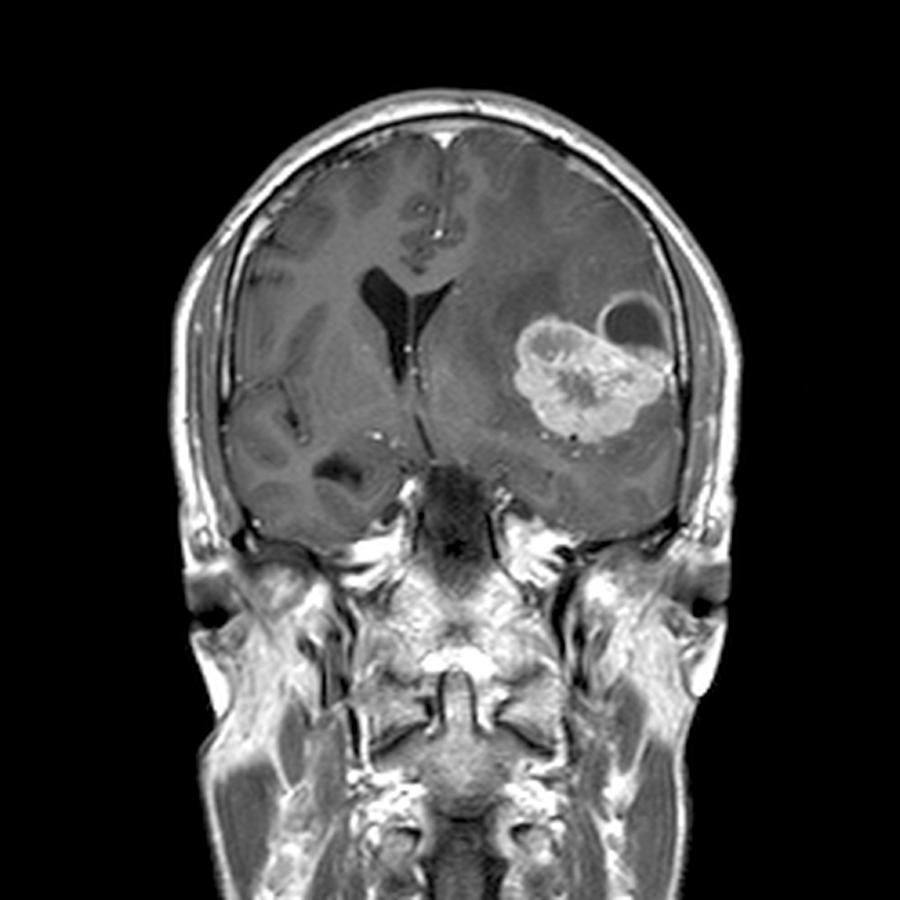
%> input picture brain_2.jpg, 900 x 900 px
$ octave FinalProjectPIM.m   (GNU Octave 9; MATLAB toolbox functions it lacks are replaced by stand-ins)
%> lines starting %> are read from the running program, lines starting %| are printed output that depends on the picture; in (x1, y1, x2, y2) boxes, pixels count from 0 and x2, y2 are one past the last pixel; in counts of white or black regions, pixels touching at a corner belong together; the program's own positions count from 1
disp('Final Project')

disp('Objective: Identify the glioblastoma mass and calculate its perimeter')

% Read the input image
input = imread('brain_2.jpg');
%> input is the input picture: size 900x900 uint8; min 0, max 255, mean 62.4


% Normalize the image to the range [0, 1]
normalized_image = im2double(input);

% Set the gamma value
gamma = 3.0; % Adjust this value as needed

% Apply gamma correction
corrected_image = normalized_image .^ gamma;

% Scale the image back to the range [0, 255]
corrected_image = uint8(corrected_image * 255);
%> corrected_image: size 900x900 uint8

% Display the original and corrected images
figure(1);
subplot(1, 2, 1);
imshow(input);
title('Original Image');

subplot(1, 2, 2);
imshow(corrected_image);
title('Gamma Corrected Image');

%corrected_image=rgb2gray(corrected_image);

%%
disp('Histogram /Thresholding / segmentation / morphorogical');

figure(2)
subplot(2,2,1);
imshow (input);
subplot(2,2,2) ;
imhist (input), axis tight,title('Original') ;


subplot(2,2,3) ;
imshow (corrected_image);
subplot(2,2,4);
imhist (corrected_image), axis tight,title('GAMMA histeq');
%> after `title('GAMMA histeq')`:
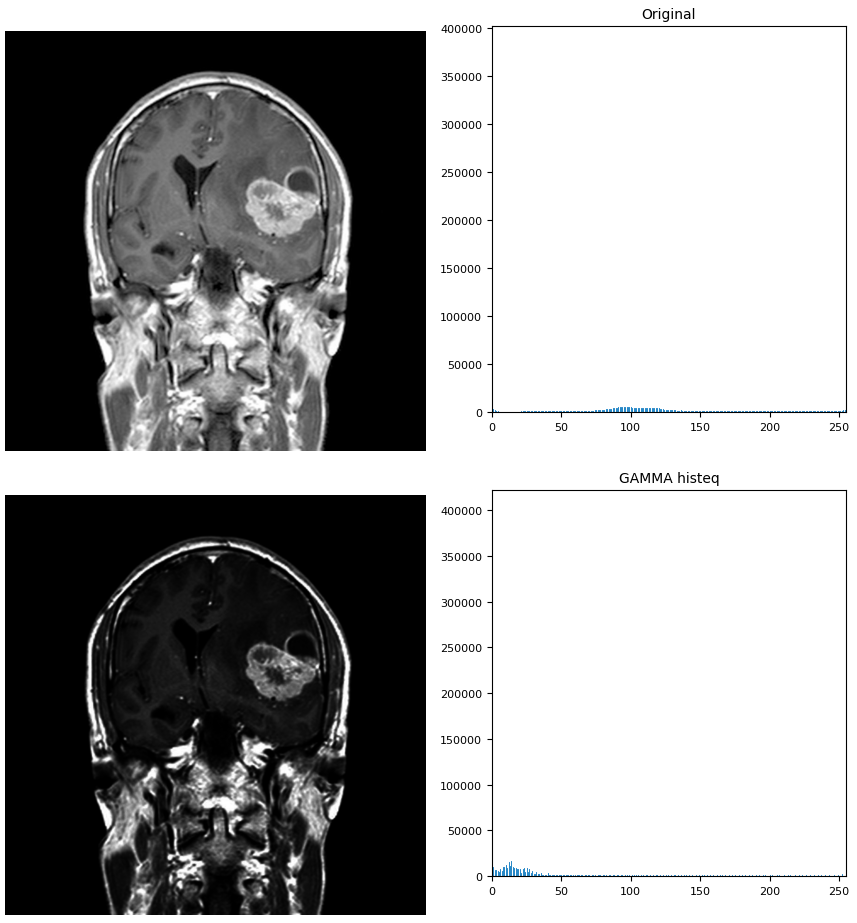
%> figure redrawn from the program's plot data, 4 panels


%%
disp('Thresholding / segmentation');

figure(3);
T1=75;
T2=115;
binarized_manually = (corrected_image > T1) & (corrected_image < T2);
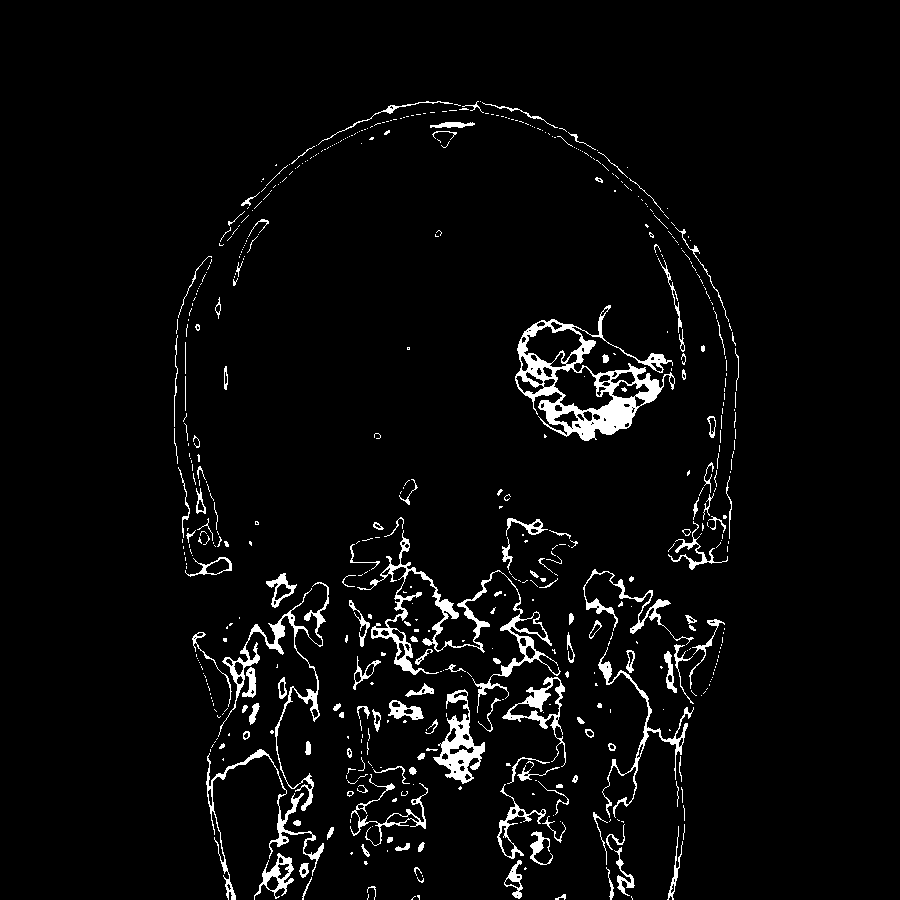
%> binarized_manually: size 900x900 logical; 4% white; 566 white regions (419 under 20 px), largest, box (x1, y1, x2, y2) and area: (515, 305, 675, 441) 5664, (357, 530, 561, 713) 3593, (218, 582, 329, 811) 2155
%binarized_manually2=(corrected_image>90) & (corrected_image<96)  ;
%binarized_manually1=binarized_manually1-binarized_manually2;

subplot(1, 3, 1);
imshow(corrected_image);
title('Gamma Corrected Image');

subplot(1, 3, 2);
imshow(binarized_manually)
title(['Binarized manually Image T1:',num2str(T1),' T2=',num2str(T2)]);

subplot(1, 3, 3);
[labeled1, ~] = bwlabel(binarized_manually, 8);
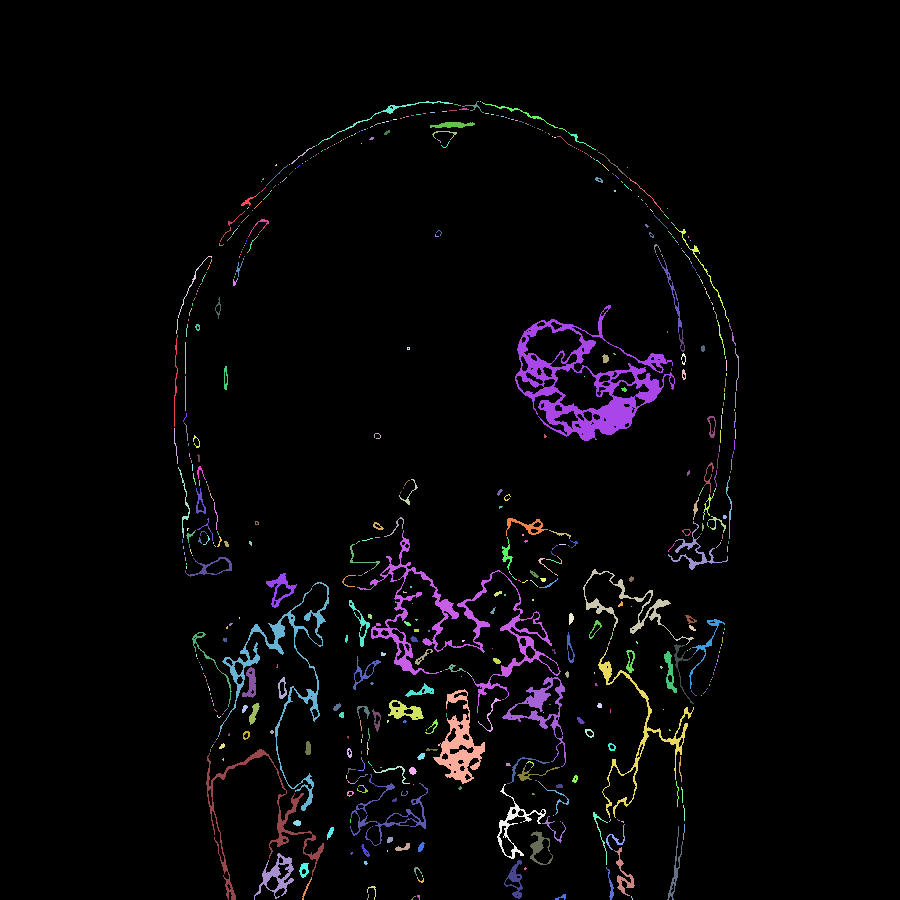
%> labeled1: size 900x900 double; 567 distinct labels, from 0 to 566; one colour per label, 0 black
ARTlabel = label2rgb (labeled1, 'hsv', 'k', 'shuffle');
imshow(ARTlabel)
title('ART');


%%
binaryImage = bwareaopen(binarized_manually, 3800);
%> binaryImage: size 900x900 logical; 0.7% white; 1 white region, box (x1, y1, x2, y2) and area: (515, 305, 675, 441) 5664
binaryImage = imfill(binaryImage, 'holes');
%> binaryImage: size 900x900 logical; 1.3% white; 1 white region, box (x1, y1, x2, y2) and area: (515, 305, 675, 441) 10455


se = strel('disk', 21);
 morphedImage = imclose(binaryImage, se);
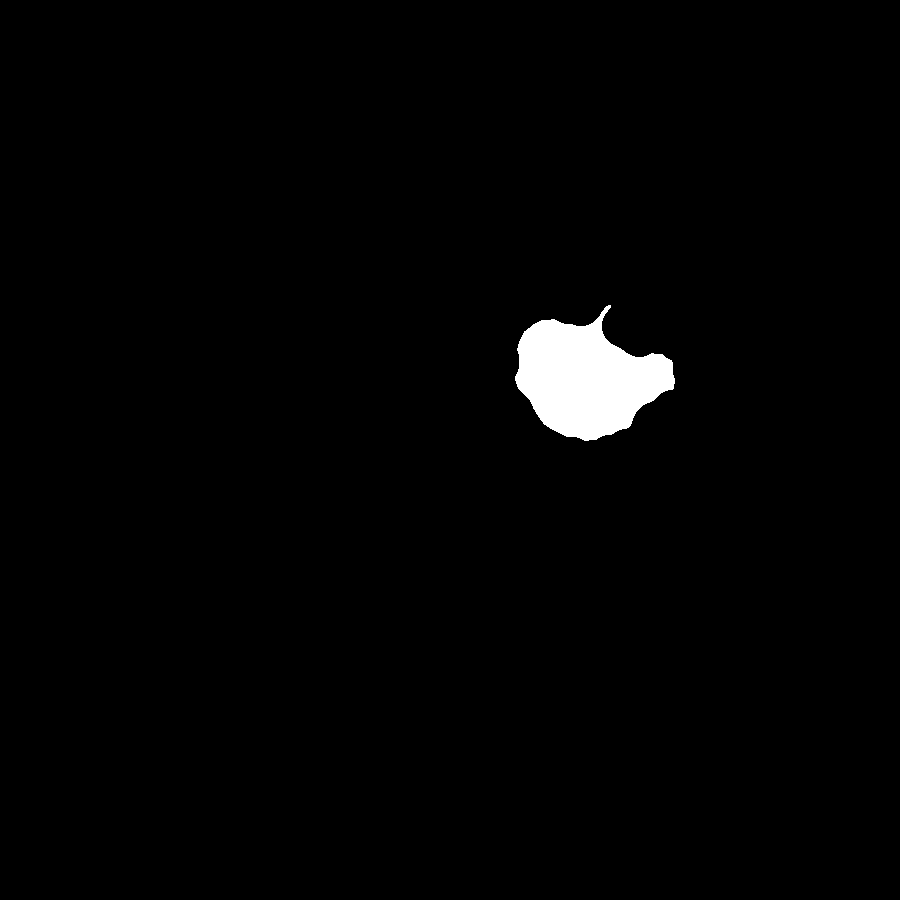
%> morphedImage: size 900x900 logical; 1.6% white; 1 white region, box (x1, y1, x2, y2) and area: (515, 305, 675, 441) 13090
 morphedImage = imopen(morphedImage, se);
%> morphedImage: size 900x900 logical; 1.6% white; 1 white region, box (x1, y1, x2, y2) and area: (517, 320, 672, 440) 12673

% [4 lines of commented-out code are left out]


figure(4)
[labeledImage, numberOfBlobs] = bwlabel(morphedImage, 8);
%> numberOfBlobs = 1


labeledImageRGB = label2rgb (labeledImage, 'hsv', 'k', 'shuffle');
imshow(labeledImageRGB);
subplot(1, 2, 1);
imshow(corrected_image);
title('Gamma Corrected Image');

subplot(1, 2, 2);
imshow(labeledImageRGB);
title('Labeled image');

%%
figure(5)

overlayImage = imfuse(input, labeledImageRGB);
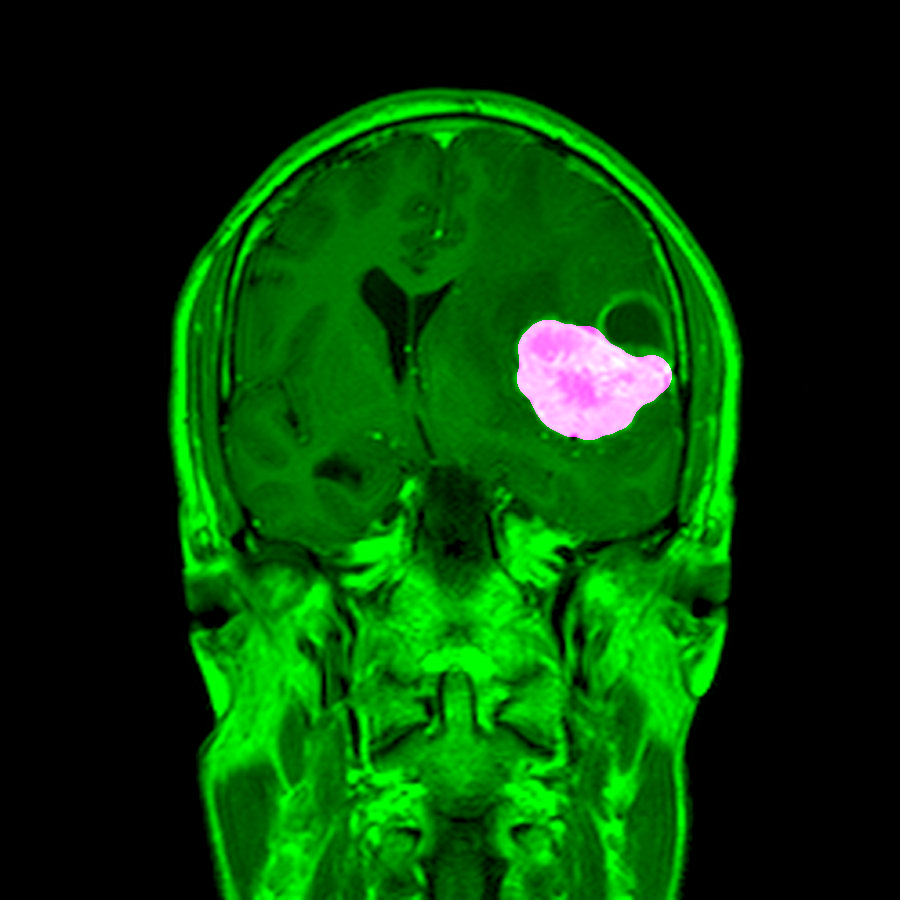
%> overlayImage: size 900x900x3 uint8; mean R, G, B 4, 62.4, 4
imshow(overlayImage);
title('Segmentation Overlay');

%%
%figure(6)
% Calculate the area of each labeled region
regionProps = regionprops(labeledImage, 'Area');
%> regionProps = 1 region; Area: 12673

% Extract the areas from the region properties structure
areas = [regionProps.Area];
%> areas = 12673

% Total area of all labeled regions
totalArea = sum(areas);
%> totalArea = 12673

% Display the total area
disp(['Total area: ', num2str(totalArea)]);
%| Total area: 12673

$ run again, with brain_6.jpg copied over brain_2.jpg
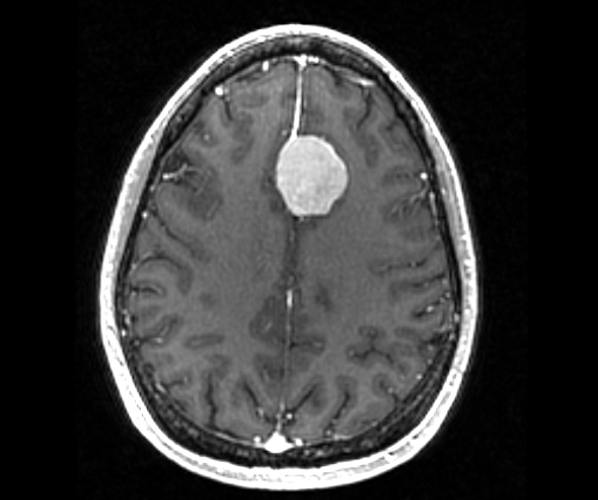
%> input picture brain_6.jpg, 1196 x 999 px (shown at 1/2 size)
%> input is the input picture: size 999x1196 uint8; min 0, max 255, mean 54.9
%> `binarized_manually = (corrected_image > T1) & (corrected_image < T2);`:
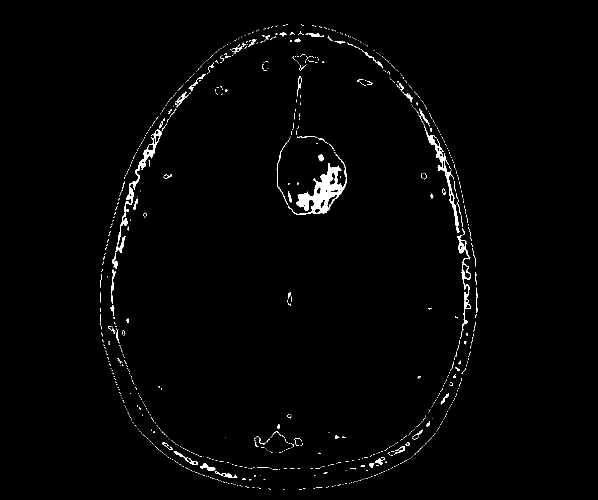
%> binarized_manually: size 999x1196 logical (shown at 1/2 size); 1.4% white; 912 white regions (825 under 20 px), largest, box (x1, y1, x2, y2) and area: (576, 313, 693, 430) 3919, (235, 259, 324, 491) 1602, (849, 252, 919, 466) 1496
%> labeled1: size 999x1196 double; 913 distinct labels, from 0 to 912
%> labeledImage: size 999x1196 double; values 0 (black) and 1 (white), 0.48% white; 1 white region, box (x1, y1, x2, y2) and area: (592, 329, 693, 428) 5768
%> numberOfBlobs = 1
%> `overlayImage = imfuse(input, labeledImageRGB);`:
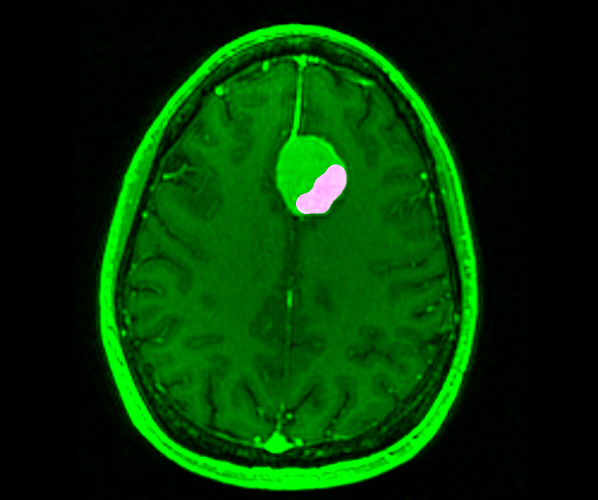
%> overlayImage: size 999x1196x3 uint8 (shown at 1/2 size); mean R, G, B 1.2, 54.9, 1.2
%> regionProps = 1 region; Area: 5768
%> areas = 5768
%| Total area: 5768
